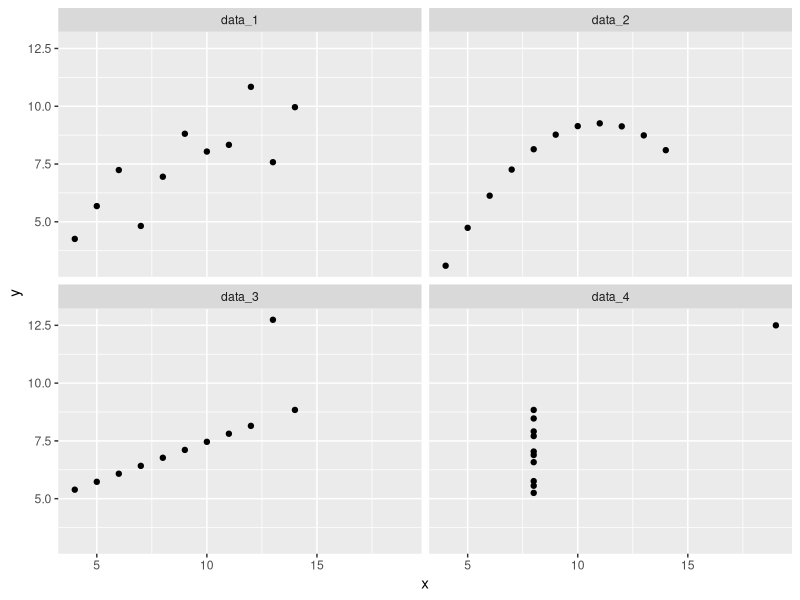
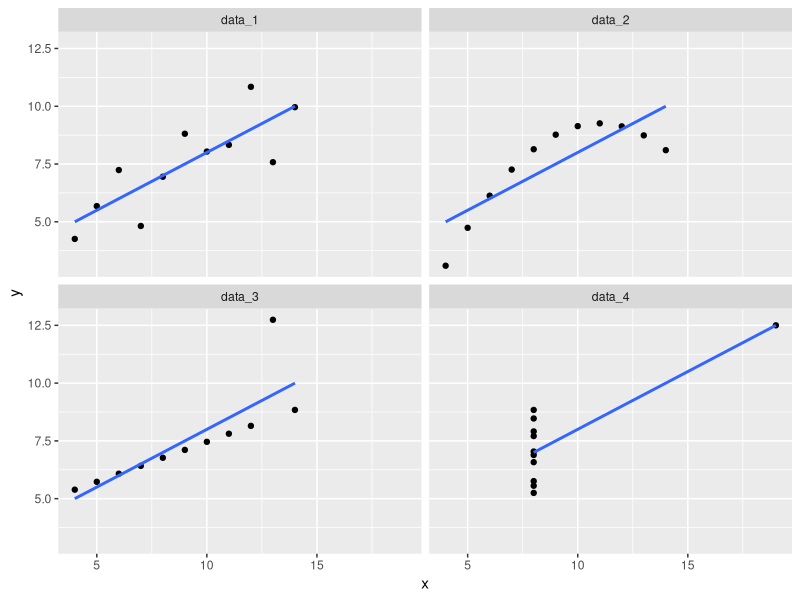

R code for these plots, in order:
## ---- chunk 1
knitr::opts_chunk$set(echo = TRUE)
## ---- chunk 2
library(tidyverse)
## ---- chunk 3
df_1 <- anscombe %>%
  as_tibble() %>% 
  select(x1, y1) %>% 
  rename("x" =x1, "y" = y1)

df_2 <- anscombe %>%
  as_tibble() %>% 
  select(x2, y2) %>% 
  rename("x" =x2, "y" = y2)

df_3 <- anscombe %>%
  as_tibble() %>% 
  select(x3, y3) %>% 
  rename("x" =x3, "y" = y3)

df_4 <- anscombe %>%
  as_tibble() %>% 
  select(x4, y4) %>% 
  rename("x" =x4, "y" = y4)
## ---- chunk 4
sokan_keisu <- list(df_1, df_2, df_3, df_4) %>% map_dbl(~cor(.x$x, .x$y))
list(df_1, df_2, df_3, df_4) %>% map_dfr(~summarise(.x, across(.cols=everything(), .fns=list(mean=mean, var=var), .names="{col}_{fn}"))) %>% 
  add_column(data=c("data_1", "data_2", "data_3", "data_4"), .before ="x_mean") %>% 
  add_column(cor = sokan_keisu, .after= "y_var") %>% 
  knitr::kable()
## ---- chunk 5
anscombe %>% 
  pivot_longer(cols = everything(),
               names_to = c(".value", "set"),
               names_pattern = "(x|y)(\\d)") %>% 
  mutate(set=str_c("data_", set)) %>% 
  ggplot(aes(x, y)) +
  geom_point() +
  facet_wrap(~set)
## ---- chunk 6
anscombe %>% 
  pivot_longer(cols = everything(),
               names_to = c(".value", "set"),
               names_pattern = "(x|y)(\\d)") %>% 
  mutate(set=str_c("data_", set)) %>% 
  ggplot(aes(x, y)) +
  geom_point() +
  geom_smooth(method = "lm", se = FALSE) +
  facet_wrap(~set)
